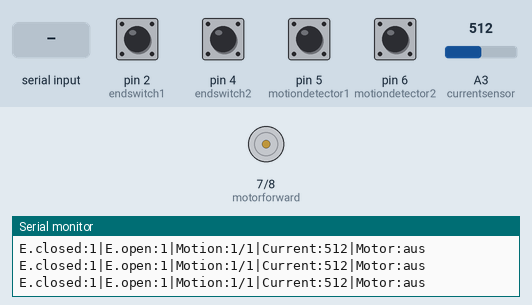
Recording of a sketch running on a simulated Arduino Uno, built with avr-gcc and run on an emulated ATmega328P. On the bench: motor-driver pin pairs drawn as motors (green arrow = first pin HIGH = forward, orange = second pin HIGH = backward, longer = more drive), the last lines printed to the serial monitor. The test bench sets the inputs (shaded band); at power-on: pin 2 (endswitch1), pin 4 (endswitch2), pin 5 (motiondetector1), pin 6 (motiondetector2) HIGH, A3 (currentsensor) = 512.

Above: at 6.2 s.
6.3 s: "1" received over Serial
At 7.5 s:
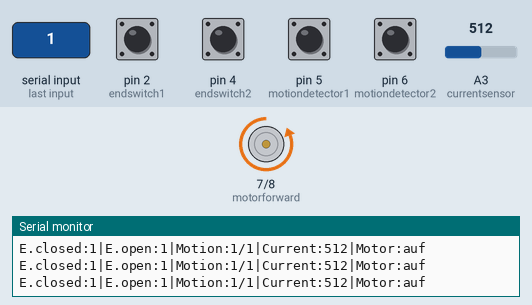
7.8 s: "2" received over Serial
At 8.3 s:
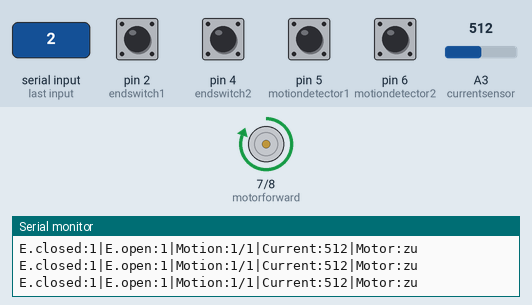
9.3 s: A3 (currentsensor) set to 11
12.3 s: A3 (currentsensor) set to 8
15.3 s: "0" received over Serial
At 15.8 s:
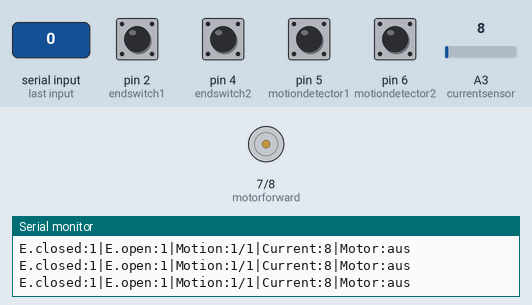
Timing chart, 0 to 18.3 s (numbered marks = the images above; inputs shaded):
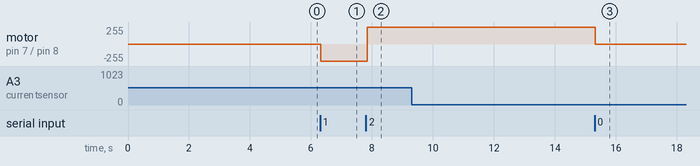

The sketch:

testskript.ino
```cpp
//Zeigt die Werte von allen Sensoren an.
//Zum Testen des Motors im Seriellen Fenster 0,1 oder 2 eingeben.
//1=Motor dreht so, dass die Tür auf geht
//2=Motor dreht so, dass die Tür zu geht
//3=Motor aus

const int endswitch1=2; //Tür geschlossen, Endschalter
const int endswitch2=4; // Tür offen, Endschalter
const int motiondetector1=5; //Bewegungsmelder 1
const int motiondetector2=6; //Bewegungsmelder 2
const int motorforward=7; // Mosfet Motor "Vor"
const int motorbackward=8; // Mosfet Motor "Zurück"
const int currentsensor=A3; // Stromsensor Motor
char motorcontrol = '0';
String motorstatus="aus";
void setup() {
  pinMode(endswitch1, INPUT_PULLUP); pinMode(endswitch2, INPUT_PULLUP); pinMode(motiondetector1, INPUT_PULLUP); pinMode(motiondetector2, INPUT_PULLUP);
  digitalWrite(motorforward, LOW); digitalWrite(motorbackward, LOW);
  pinMode(motorforward, OUTPUT); pinMode(motorbackward, OUTPUT);
  Serial.begin(9600);
  Serial.println("Testskript Pinbelegung Automatik Tuer");
  Serial.println("PULLUP!!!! 1 heißt nicht getriggert");
  Serial.println("------------------------------------");
  delay(5000);

}

void loop() {

int endswitchOne=digitalRead(endswitch1);
int endswitchTwo=digitalRead(endswitch2);
int motiondetectorOne=digitalRead(motiondetector1);
int motiondetectorTwo=digitalRead(motiondetector2);
int current=analogRead(currentsensor);
motorcontrol=Serial.read();
  if(motorcontrol=='1'){
  motorstatus="auf";
  digitalWrite(motorforward, LOW); digitalWrite(motorbackward, HIGH);
  }
  if(motorcontrol=='2'){
  motorstatus="zu";
  digitalWrite(motorforward, HIGH); digitalWrite(motorbackward, LOW);
  }
  if(motorcontrol=='0'){
  motorstatus="aus";
  digitalWrite(motorforward, LOW); digitalWrite(motorbackward, LOW);
  }
Serial.println("E.closed:"+String(endswitchOne)+"|"+"E.open:"+String(endswitchTwo)+"|"+"Motion:"+String(motiondetectorOne)+"/"+String(motiondetectorTwo)+"|"+"Current:"+String(current)+"|"+"Motor:"+String(motorstatus));
delay(50);
}
```

Measured:
- after the input at 6.3 s, motor on pin 7 (motorforward) / pin 8 (motorbackward): stopped → backward 255/255 at once
- after the input at 7.8 s, motor on pin 7 (motorforward) / pin 8 (motorbackward): backward 255/255 → forward 255/255 at once
- after the input at 15.3 s, motor on pin 7 (motorforward) / pin 8 (motorbackward): forward 255/255 → stopped at once
